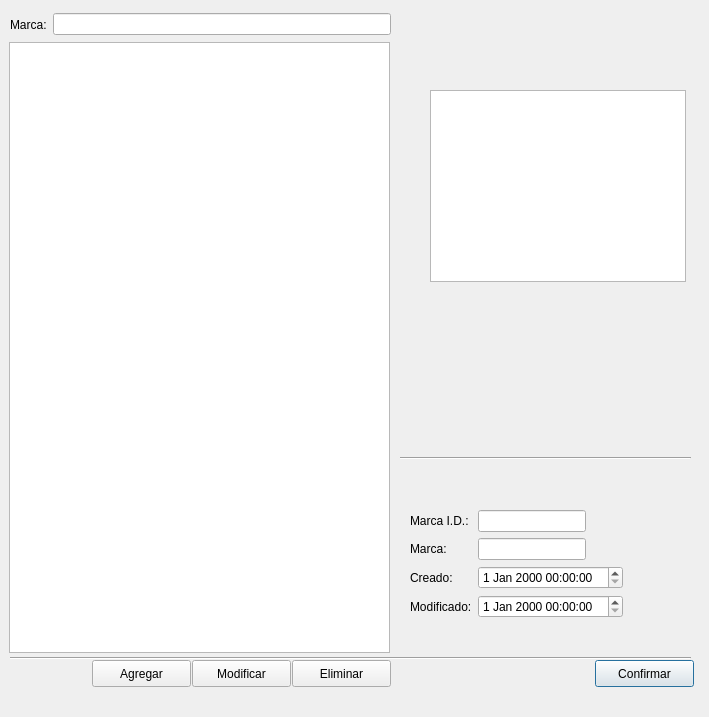
<?xml version="1.0" encoding="UTF-8"?>
<ui version="4.0">
 <class>Brand</class>
 <widget class="QDialog" name="Brand">
  <property name="geometry">
   <rect>
    <x>0</x>
    <y>0</y>
    <width>709</width>
    <height>717</height>
   </rect>
  </property>
  <property name="sizePolicy">
   <sizepolicy hsizetype="Expanding" vsizetype="Expanding">
    <horstretch>0</horstretch>
    <verstretch>0</verstretch>
   </sizepolicy>
  </property>
  <property name="windowTitle">
   <string>Marcas</string>
  </property>
  <property name="sizeGripEnabled">
   <bool>false</bool>
  </property>
  <widget class="QTableView" name="tvBrands">
   <property name="enabled">
    <bool>true</bool>
   </property>
   <property name="geometry">
    <rect>
     <x>9</x>
     <y>42</y>
     <width>381</width>
     <height>611</height>
    </rect>
   </property>
   <property name="sizePolicy">
    <sizepolicy hsizetype="Maximum" vsizetype="Expanding">
     <horstretch>0</horstretch>
     <verstretch>0</verstretch>
    </sizepolicy>
   </property>
  </widget>
  <widget class="QWidget" name="layoutWidget">
   <property name="geometry">
    <rect>
     <x>10</x>
     <y>10</y>
     <width>381</width>
     <height>29</height>
    </rect>
   </property>
   <layout class="QHBoxLayout" name="horizontalLayout_2">
    <item>
     <widget class="QLabel" name="label">
      <property name="text">
       <string>Marca:</string>
      </property>
      <property name="buddy">
       <cstring>leFiBrandName</cstring>
      </property>
     </widget>
    </item>
    <item>
     <widget class="QLineEdit" name="leFiBrandName"/>
    </item>
   </layout>
  </widget>
  <widget class="QWidget" name="formLayoutWidget">
   <property name="geometry">
    <rect>
     <x>410</x>
     <y>510</y>
     <width>283</width>
     <height>142</height>
    </rect>
   </property>
   <layout class="QFormLayout" name="formLayout_5">
    <property name="fieldGrowthPolicy">
     <enum>QFormLayout::AllNonFixedFieldsGrow</enum>
    </property>
    <item row="2" column="0">
     <widget class="QLabel" name="label_2">
      <property name="text">
       <string>Marca:</string>
      </property>
      <property name="buddy">
       <cstring>leBrandName</cstring>
      </property>
     </widget>
    </item>
    <item row="3" column="0">
     <widget class="QLabel" name="label_5">
      <property name="text">
       <string>Creado:</string>
      </property>
      <property name="buddy">
       <cstring>dtBrandCreated</cstring>
      </property>
     </widget>
    </item>
    <item row="4" column="0">
     <widget class="QLabel" name="label_3">
      <property name="text">
       <string>Modificado:</string>
      </property>
      <property name="buddy">
       <cstring>dtBrandUpdated</cstring>
      </property>
     </widget>
    </item>
    <item row="1" column="0">
     <widget class="QLabel" name="label_4">
      <property name="text">
       <string>Marca I.D.:</string>
      </property>
      <property name="buddy">
       <cstring>leBrandId</cstring>
      </property>
     </widget>
    </item>
    <item row="1" column="1">
     <layout class="QFormLayout" name="formLayout_2">
      <item row="0" column="0">
       <widget class="QLineEdit" name="leBrandId"/>
      </item>
      <item row="0" column="1">
       <spacer name="horizontalSpacer_6">
        <property name="orientation">
         <enum>Qt::Horizontal</enum>
        </property>
        <property name="sizeHint" stdset="0">
         <size>
          <width>40</width>
          <height>20</height>
         </size>
        </property>
       </spacer>
      </item>
     </layout>
    </item>
    <item row="2" column="1">
     <layout class="QFormLayout" name="formLayout_3">
      <item row="0" column="0">
       <widget class="QLineEdit" name="leBrandName">
        <property name="maximumSize">
         <size>
          <width>600</width>
          <height>16777215</height>
         </size>
        </property>
       </widget>
      </item>
      <item row="0" column="1">
       <spacer name="horizontalSpacer_5">
        <property name="orientation">
         <enum>Qt::Horizontal</enum>
        </property>
        <property name="sizeHint" stdset="0">
         <size>
          <width>40</width>
          <height>20</height>
         </size>
        </property>
       </spacer>
      </item>
     </layout>
    </item>
    <item row="3" column="1">
     <layout class="QFormLayout" name="formLayout_4">
      <item row="0" column="0">
       <widget class="QDateTimeEdit" name="dtBrandCreated"/>
      </item>
      <item row="0" column="1">
       <spacer name="horizontalSpacer_3">
        <property name="orientation">
         <enum>Qt::Horizontal</enum>
        </property>
        <property name="sizeHint" stdset="0">
         <size>
          <width>40</width>
          <height>20</height>
         </size>
        </property>
       </spacer>
      </item>
     </layout>
    </item>
    <item row="4" column="1">
     <layout class="QFormLayout" name="formLayout_6">
      <item row="0" column="0">
       <widget class="QDateTimeEdit" name="dtBrandUpdated"/>
      </item>
      <item row="0" column="1">
       <spacer name="horizontalSpacer_4">
        <property name="orientation">
         <enum>Qt::Horizontal</enum>
        </property>
        <property name="sizeHint" stdset="0">
         <size>
          <width>40</width>
          <height>20</height>
         </size>
        </property>
       </spacer>
      </item>
     </layout>
    </item>
   </layout>
  </widget>
  <widget class="QPushButton" name="btnConfirm">
   <property name="geometry">
    <rect>
     <x>595</x>
     <y>660</y>
     <width>99</width>
     <height>27</height>
    </rect>
   </property>
   <property name="text">
    <string>Confirmar</string>
   </property>
  </widget>
  <widget class="QWidget" name="widgetActions" native="true">
   <property name="geometry">
    <rect>
     <x>92</x>
     <y>660</y>
     <width>301</width>
     <height>31</height>
    </rect>
   </property>
   <widget class="QPushButton" name="btnNew">
    <property name="geometry">
     <rect>
      <x>0</x>
      <y>0</y>
      <width>99</width>
      <height>27</height>
     </rect>
    </property>
    <property name="text">
     <string>Agregar</string>
    </property>
   </widget>
   <widget class="QPushButton" name="btnEdit">
    <property name="geometry">
     <rect>
      <x>100</x>
      <y>0</y>
      <width>99</width>
      <height>27</height>
     </rect>
    </property>
    <property name="text">
     <string>Modificar</string>
    </property>
   </widget>
   <widget class="QPushButton" name="btnDelete">
    <property name="geometry">
     <rect>
      <x>200</x>
      <y>0</y>
      <width>99</width>
      <height>27</height>
     </rect>
    </property>
    <property name="text">
     <string>Eliminar</string>
    </property>
   </widget>
  </widget>
  <widget class="Line" name="line">
   <property name="geometry">
    <rect>
     <x>10</x>
     <y>650</y>
     <width>681</width>
     <height>16</height>
    </rect>
   </property>
   <property name="orientation">
    <enum>Qt::Horizontal</enum>
   </property>
  </widget>
  <widget class="Line" name="line_2">
   <property name="geometry">
    <rect>
     <x>400</x>
     <y>450</y>
     <width>291</width>
     <height>16</height>
    </rect>
   </property>
   <property name="orientation">
    <enum>Qt::Horizontal</enum>
   </property>
  </widget>
  <widget class="QGraphicsView" name="graphicsView">
   <property name="geometry">
    <rect>
     <x>430</x>
     <y>90</y>
     <width>256</width>
     <height>192</height>
    </rect>
   </property>
  </widget>
  <zorder>layoutWidget</zorder>
  <zorder>tvBrands</zorder>
  <zorder>formLayoutWidget</zorder>
  <zorder>btnConfirm</zorder>
  <zorder>widgetActions</zorder>
  <zorder>line</zorder>
  <zorder>line_2</zorder>
  <zorder>graphicsView</zorder>
 </widget>
 <resources/>
 <connections/>
</ui>
